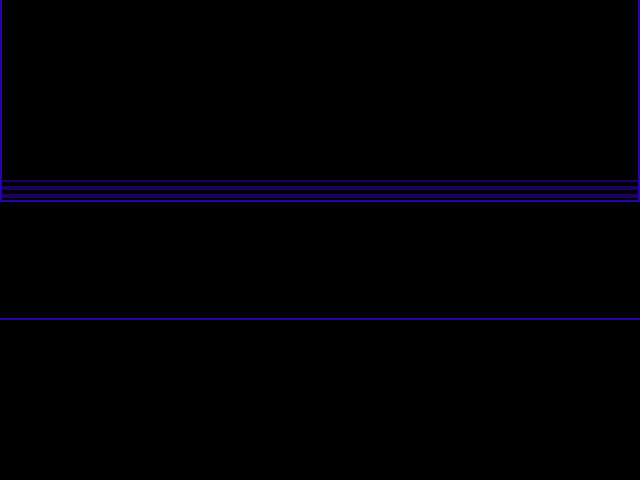

A 2D game scene composited from a Tiled map and its tileset images. What follows is a short description and the map's XML, with every tile layer's data as written:
An orthogonal 16x12 tile map with 40x40 px tiles, 1 tile layer (Tile Layer 1), 2 tilesets and 10 objects (2x transition, interactable, hideparty, spawn, entry, ...).

<map version="1.8" tiledversion="1.8.6" orientation="orthogonal" renderorder="right-down" width="16" height="12" tilewidth="40" tileheight="40" infinite="0" nextlayerid="6" nextobjectid="15">
 <editorsettings>
  <export target="fakehallway.lua" format="lua" />
 </editorsettings>
 <properties>
  <property name="border" value="simple" />
 </properties>
 <tileset firstgid="1" source="../../tilesets/devroom.tsx" />
 <tileset firstgid="73" source="../../tilesets/hoteldoors.tsx" />
 <layer id="1" name="Tile Layer 1" width="16" height="12">
  <data encoding="csv">
7,8,8,8,8,8,8,8,8,8,8,8,8,8,8,9,
7,8,8,8,8,8,8,8,8,8,8,8,8,8,8,9,
7,8,8,8,8,8,8,8,8,8,8,8,8,8,8,9,
7,8,8,8,8,8,8,8,8,8,8,8,8,8,8,9,
4,5,5,5,5,5,5,5,5,5,5,5,5,5,5,6,
2,2,2,2,2,2,2,2,2,2,2,2,2,2,2,2,
8,8,8,8,8,8,8,8,8,8,8,8,8,8,8,8,
14,14,14,14,14,14,14,14,14,14,14,14,14,14,14,14,
0,0,0,0,0,0,0,0,0,0,0,0,0,0,0,0,
0,0,0,0,0,0,0,0,0,0,0,0,0,0,0,0,
0,0,0,0,0,0,0,0,0,0,0,0,0,0,0,0,
0,0,0,0,0,0,0,0,0,0,0,0,0,0,0,0
</data>
 </layer>
 <objectgroup color="#0000ff" id="3" name="collision">
  <object id="3" x="0" y="320" width="640" height="40" />
  <object id="4" x="0" y="160" width="640" height="40" />
 </objectgroup>
 <objectgroup id="5" name="objects_props">
  <object id="6" gid="77" x="290" y="202" width="64" height="100" />
 </objectgroup>
 <objectgroup color="#ff00ff" id="4" name="objects">
  <object id="8" name="transition" x="640" y="200" width="40" height="120">
   <properties>
    <property name="map" value="devhotel/devhotel1" />
    <property name="marker" value="entryright" />
   </properties>
  </object>
  <object id="9" name="transition" x="-40" y="200" width="40" height="120">
   <properties>
    <property name="map" value="devhotel/devhotel_lobby" />
    <property name="marker" value="entryleft" />
   </properties>
  </object>
  <object id="12" name="interactable" x="280" y="161" width="80" height="40">
   <properties>
    <property name="cutscene" value="devhotel.room269" />
    <property name="solid" type="bool" value="true" />
   </properties>
  </object>
  <object id="14" name="hideparty" x="0" y="200" width="640" height="120" />
 </objectgroup>
 <objectgroup color="#7f00ff" id="2" name="markers">
  <object id="2" name="spawn" x="320" y="280">
   <point />
  </object>
  <object id="10" name="entry" x="40" y="280">
   <point />
  </object>
  <object id="13" name="entrydoor" x="320" y="240">
   <point />
  </object>
 </objectgroup>
</map>
